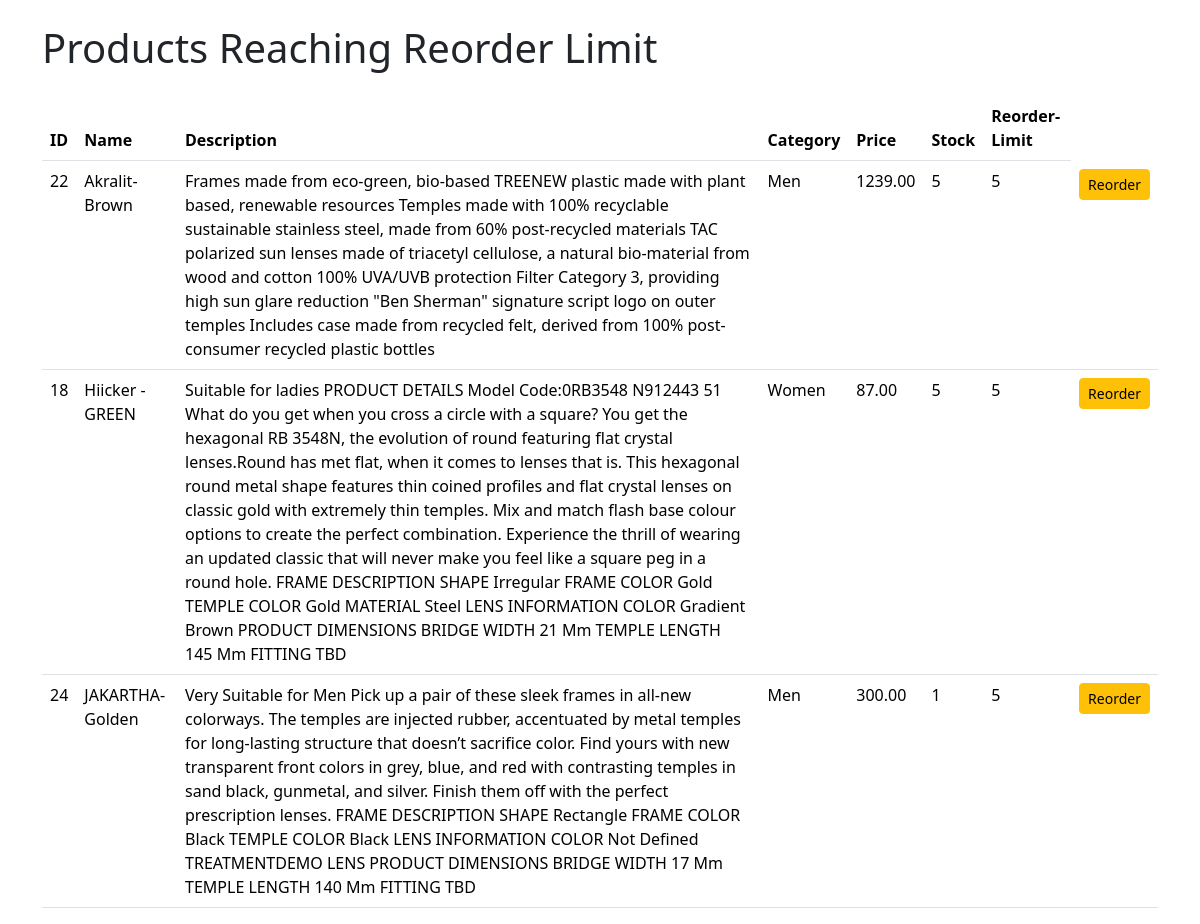
Screenshot of /custom_admin/products/reaching-limit/ with the database file from the repository.
### shop/models.py (models this page shows, shortened)
class Product(models.Model):
    name = models.CharField(max_length=200, unique=True)
    slug = models.SlugField(max_length=200, unique=True)
    description = models.TextField(blank=True)
    price = models.DecimalField(max_digits=10, decimal_places=2)
    category = models.ForeignKey(Category, on_delete=models.CASCADE)
    supplier = models.ForeignKey(Supplier, on_delete=models.CASCADE,default=None,null=True)
    image = models.ImageField(upload_to='product', blank=True)
    stock = models.IntegerField()
    available = models.BooleanField(default=True)
    created = models.DateTimeField(auto_now_add=True)
    updated = models.DateTimeField(auto_now=True)
    reorder = models.IntegerField(default=5)
    color = models.CharField(max_length=50, default='black')
    size = models.IntegerField(default=50)
    class Meta:
        ordering = ('name', )
        verbose_name = 'product'
        verbose_name_plural = 'products'

class Category(models.Model):
    name = models.CharField(max_length=200, unique=True)
    slug = models.SlugField(max_length=200, unique=True)
    description = models.TextField(blank=True)
    image = models.ImageField(upload_to='category', blank=True)
    class Meta:
        ordering = ('name', )
        verbose_name = 'category'
        verbose_name_plural = 'categories'

### custom_admin/views.py (the view)
# urls.py: path('products/reaching-limit/', views.products_reaching_limit, name='products_reaching_limit'),
def products_reaching_limit(request):
    products_reaching_limit = Product.objects.filter(stock__lte=F('reorder'))
    return render(request, 'products_reaching_limit.html', {'products': products_reaching_limit})

### cart/context_processors.py (called while the page is built, shortened)
def counter(request):
    item_count = 0
    if 'admin' in request.path:
        return {}
    return dict(item_count=item_count)

### shop/context_processors.py (called while the page is built)
def menu_links(request):
    links = Category.objects.all()
    return dict(links=links)

### templates/products_reaching_limit.html (shortened to what this page needs)
<!DOCTYPE html>
<html lang="en">
<head>
    <link href="https://cdn.jsdelivr.net/npm/bootstrap@5.3.2/dist/css/bootstrap.min.css" rel="stylesheet">
</head>
<body>
    <div class="container">
        <h1 class="mt-4 mb-4">Products Reaching Reorder Limit</h1>
        <div class="row">
            <div class="col-md-12">
                <table class="table">
                    <thead class="thead-dark">
                        <tr>
                            <th>ID</th>
                            <th>Name</th>
                            <th>Description</th>
                            <th>Category</th>
                            <th>Price</th>
                            <th>Stock</th>
                            <th>Reorder-Limit</th>
                        </tr>
                    </thead>
                    <tbody>
                        {% for product in products %}
                        <tr>
                            <td>{{ product.id }}</td>
                            <td>{{ product.name }}</td>
                            <td>{{ product.description }}</td>
                            <td>{{ product.category.name }}</td>
                            <td>{{ product.price }}</td>
                            <td>{{ product.stock }}</td>
                            <td>{{ product.reorder }}</td>
                            <td> <a href="{% url 'custom_admin:reorder_product' product.id %}" class="btn btn-sm btn-warning">Reorder</a> </td>
                        </tr>
                        {% endfor %}
                    </tbody>
                </table>
            </div>
        </div>
    </div>
</body>
</html>

### rows the page displays
Product: id "22", name "Akralit-Brown", description "Frames made from eco-green, bio-based TREENEW plastic made with plant based, renewable resources Temples made with 100% recyclable sustainable stainless steel, made from 60% post-recycled materials TAC polarized sun lenses made of triacetyl cellulose, a natural bio-material from wood and cotton 100% UVA/UVB protection Filter Category 3, providing high sun glare reduction \"Ben Sherman\" signature script logo on outer temples Includes case made from recycled felt, derived from 100% post-consumer recycled plastic bottles", category.name "Men", price "1239.00", stock "5", reorder "5"
Product: id "18", name "Hiicker - GREEN", description "Suitable for ladies PRODUCT DETAILS Model Code:0RB3548 N912443 51 What do you get when you cross a circle with a square? You get the hexagonal RB 3548N, the evolution of round featuring flat crystal lenses.Round has met flat, when it comes to lenses that is. This hexagonal round metal shape features thin coined profiles and flat crystal lenses on classic gold with extremely thin temples. Mix and match flash base colour options to create the perfect combination. Experience the thrill of wearing an updated classic that will never make you feel like a square peg in a round hole. FRAME DESCRIPTION SHAPE Irregular FRAME COLOR Gold TEMPLE COLOR Gold MATERIAL Steel LENS INFORMATION COLOR Gradient…", category.name "Women", price "87.00", stock "5", reorder "5"
Product: id "24", name "JAKARTHA-Golden", description "Very Suitable for Men Pick up a pair of these sleek frames in all-new colorways. The temples are injected rubber, accentuated by metal temples for long-lasting structure that doesn’t sacrifice color. Find yours with new transparent front colors in grey, blue, and red with contrasting temples in sand black, gunmetal, and silver. Finish them off with the perfect prescription lenses. FRAME DESCRIPTION SHAPE Rectangle FRAME COLOR Black TEMPLE COLOR Black LENS INFORMATION COLOR Not Defined TREATMENTDEMO LENS PRODUCT DIMENSIONS BRIDGE WIDTH 17 Mm TEMPLE LENGTH 140 Mm FITTING TBD", category.name "Men", price "300.00", stock "1", reorder "5"
